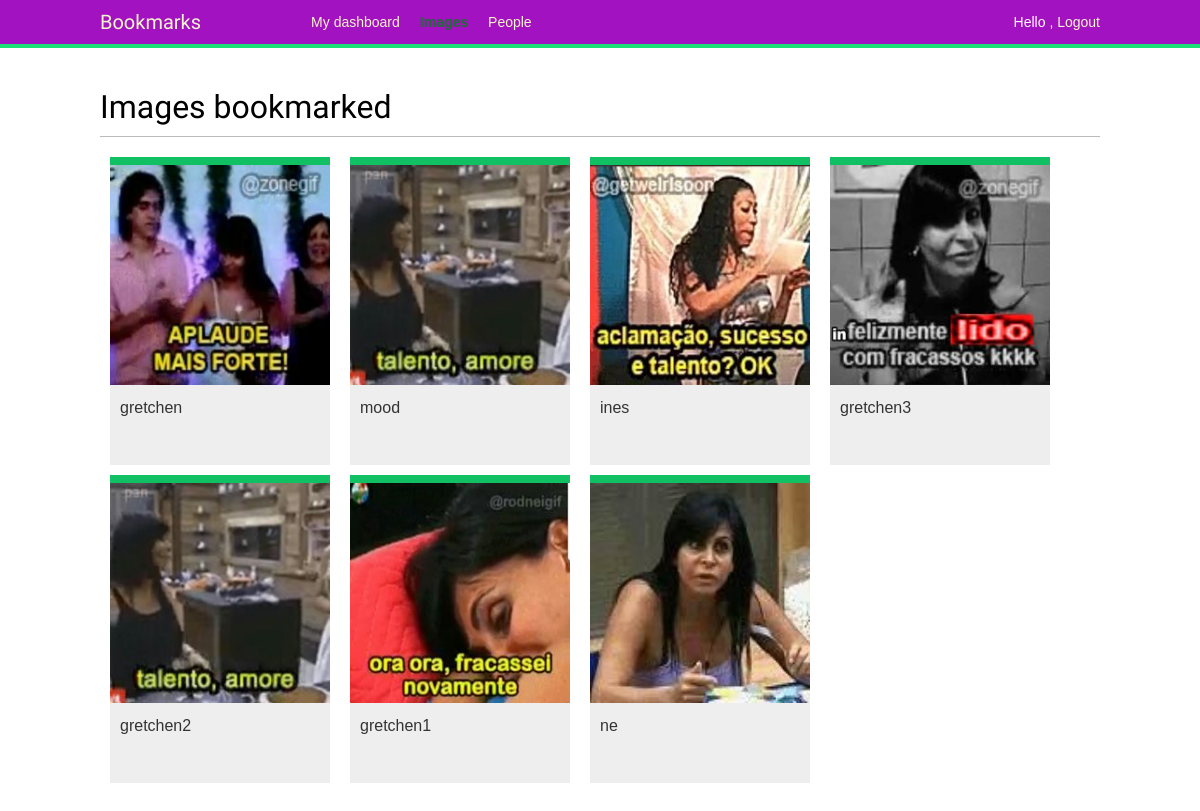
The app's page /images/ (signed in) with its own data.
### images/models.py (models this page shows, shortened)
class Image(models.Model):
    user = models.ForeignKey(settings.AUTH_USER_MODEL,
                             related_name='images_created',
                             on_delete=models.CASCADE)
    title = models.CharField(max_length=200)
    slug = models.SlugField(max_length=200,
                            blank=True)
    url = models.URLField()
    image = models.ImageField(upload_to='images/%Y/%m/%d/')
    description = models.TextField(blank=True)
    created = models.DateField(auto_now_add=True,
                               db_index=True)
    users_like = models.ManyToManyField(settings.AUTH_USER_MODEL,
                                        related_name='images_liked',
                                        blank=True)
    total_likes= models.PositiveIntegerField(db_index=True,
                                            default=0)
    def get_absolute_url(self):
        return reverse('images:detail', args=[self.id, self.slug])

### images/views.py (the view)
# urls.py: path('', views.image_list, name='list'),
@login_required
def image_list(request):
    images = Image.objects.all()
    paginator = Paginator(images, 8)
    page = request.GET.get('page')
    try:
        images = paginator.page(page)
    except PageNotAnInteger:
        images = paginator.page(1)
    except EmptyPage:
        if request.is_ajax():
            return HttpResponse('')
        images = paginator.page(paginator.num_pages)
    if request.is_ajax():
        return render(request,
                      'images/image/list_ajax.html',
                      {'section': 'images', 'images': images})
    return render(request,
                  'images/image/list.html',
                   {'section': 'images', 'images': images})

### images/templates/images/image/list.html (shortened to what this page needs)
{% extends "base.html" %}
{% block content %}
  <h1>Images bookmarked</h1>
  <div id="image-list">
    {% include "images/image/list_ajax.html" %}
  </div>
{% endblock %}

### images/templates/images/image/list_ajax.html
{% load thumbnail %}
{% for image in images %}
  <div class="image">
    <a href="{{ image.get_absolute_url }}">
      {% thumbnail image.image 300x300 crop="smart" as im %}
      <a href="{{ image.get_absolute_url }}">
        <img src="{{ im.url }}">
      </a>
    </a>
    <div class="info">
      <a href="{{ image.get_absolute_url }}" class="title">
        {{ image.title }}
      </a>
    </div>
  </div>
{% endfor %}

### account/static/css/base.css (style rules this page uses)
body { margin:0; padding:0; font-family:helvetica, sans-serif; }
a { color:#12c064; text-decoration:none; }
h1, h2, h3, h4, h5 , h6 { font-family: 'Muli', sans-serif; font-weight:normal; }
h1 { border-bottom:1px solid #bbb; padding:0 0 10px 0; margin:10px 0 20px 0; }
#image-list { overflow:auto; }
#image-list .image { float:left; width:220px; height:300px; margin:0 10px 10px 10px; border-top:8px solid #12c064; background:#eee; }
#image-list img { width:220px; height:220px; }
#image-list .info { padding:10px; }
#image-list .info a { color:#333; }

### records on screen
Image: shows a picture, title "gretchen"
Image: title "mood"
Image: shows a picture, title "ines"
Image: shows a picture, title "gretchen3"
Image: title "gretchen2"
Image: shows a picture, title "gretchen1"
Image: shows a picture, title "ne"
